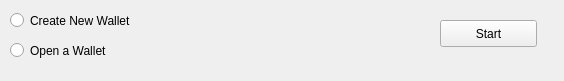
<?xml version="1.0" encoding="UTF-8"?>
<ui version="4.0">
 <class>MainWindow</class>
 <widget class="QMainWindow" name="MainWindow">
  <property name="geometry">
   <rect>
    <x>0</x>
    <y>0</y>
    <width>564</width>
    <height>81</height>
   </rect>
  </property>
  <property name="windowTitle">
   <string>MainWindow</string>
  </property>
  <widget class="QWidget" name="centralwidget">
   <widget class="QRadioButton" name="radioButton">
    <property name="geometry">
     <rect>
      <x>10</x>
      <y>10</y>
      <width>231</width>
      <height>21</height>
     </rect>
    </property>
    <property name="text">
     <string>Create New Wallet</string>
    </property>
   </widget>
   <widget class="QRadioButton" name="radioButton_2">
    <property name="geometry">
     <rect>
      <x>10</x>
      <y>40</y>
      <width>151</width>
      <height>21</height>
     </rect>
    </property>
    <property name="text">
     <string>Open a Wallet</string>
    </property>
   </widget>
   <widget class="QPushButton" name="pushButton">
    <property name="geometry">
     <rect>
      <x>440</x>
      <y>20</y>
      <width>97</width>
      <height>27</height>
     </rect>
    </property>
    <property name="text">
     <string>Start</string>
    </property>
   </widget>
  </widget>
 </widget>
 <resources/>
 <connections/>
</ui>
